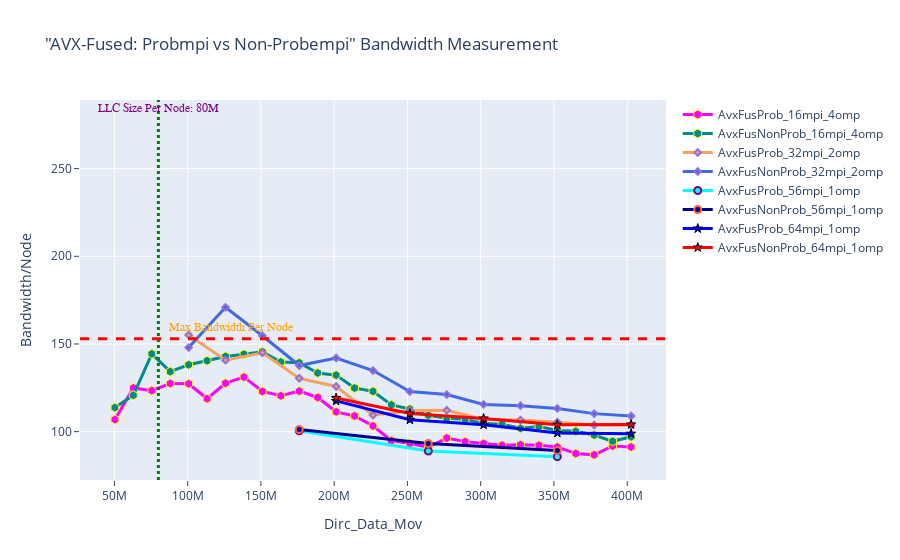

This figure's notebook cell:
### Markdown cell above
## BANDWIDTH - AVX-Fused: Probmpi vs Non-Probempi

### Code cell
fig = go.Figure() 

# 1----
fig.add_trace(go.Scatter(x=(dfAvxFusProb_16mpi_4omp.Dirc_Data_Mov*(dfAvxFusProb_16mpi_4omp.MPI_size/2)), 
                         y=(dfAvxFusProb_16mpi_4omp.BAND*(dfAvxFusProb_16mpi_4omp.MPI_size/2)), 
                         mode='lines+markers', 
                         name='AvxFusProb_16mpi_4omp',
                         line=dict(color='magenta',width=3),
                         marker=dict(symbol='hexagon',size=9, line=dict(color='yellow',width=1))))

fig.add_trace(go.Scatter(x=(dfAvxFusNonProb_16mpi_4omp.Dirc_Data_Mov*(dfAvxFusNonProb_16mpi_4omp.MPI_size/2)), 
                         y=(dfAvxFusNonProb_16mpi_4omp.BAND*(dfAvxFusNonProb_16mpi_4omp.MPI_size/2)), 
                         mode='lines+markers', 
                         name='AvxFusNonProb_16mpi_4omp',
                         line=dict(color='darkcyan',width=3),
                         marker=dict(symbol='hexagon',size=9, line=dict(color='yellow',width=1))))


# 2----
fig.add_trace(go.Scatter(x=(dfAvxFusProb_32mpi_2omp.Dirc_Data_Mov*(dfAvxFusProb_32mpi_2omp.MPI_size/2)), 
                         y=(dfAvxFusProb_32mpi_2omp.BAND*(dfAvxFusProb_32mpi_2omp.MPI_size/2)), 
                         mode='lines+markers', 
                         name='AvxFusProb_32mpi_2omp',
                         line=dict(color='sandybrown',width=3),
                         marker=dict(symbol='diamond',size=5,line=dict(color='MediumPurple',width=2))))

fig.add_trace(go.Scatter(x=(dfAvxFusNonProb_32mpi_2omp.Dirc_Data_Mov*(dfAvxFusNonProb_32mpi_2omp.MPI_size/2)), 
                         y=(dfAvxFusNonProb_32mpi_2omp.BAND*(dfAvxFusNonProb_32mpi_2omp.MPI_size/2)), 
                         mode='lines+markers', 
                         name='AvxFusNonProb_32mpi_2omp',
                         line=dict(color='royalblue',width=3),
                         marker=dict(symbol='diamond',size=5,line=dict(color='MediumPurple',width=2))))

# 3----
fig.add_trace(go.Scatter(x=(dfAvxFusProb_56mpi_1omp.Dirc_Data_Mov*(dfAvxFusProb_56mpi_1omp.MPI_size/2)), 
                         y=(dfAvxFusProb_56mpi_1omp.BAND*(dfAvxFusProb_56mpi_1omp.MPI_size/2)), 
                         mode='lines+markers', 
                         name='AvxFusProb_56mpi_1omp',
                         line=dict(color='cyan',width=3),
                         marker=dict(symbol='circle',size=7,line=dict(color='Purple',width=2))))

fig.add_trace(go.Scatter(x=(dfAvxFusNonProb_56mpi_1omp.Dirc_Data_Mov*(dfAvxFusNonProb_56mpi_1omp.MPI_size/2)), 
                         y=(dfAvxFusNonProb_56mpi_1omp.BAND*(dfAvxFusNonProb_56mpi_1omp.MPI_size/2)), 
                         mode='lines+markers', 
                         name='AvxFusNonProb_56mpi_1omp',
                         line=dict(color='darkblue',width=3),
                         marker=dict(symbol='circle',size=7, line=dict(color='tomato',width=2))))


# 4----
fig.add_trace(go.Scatter(x=(dfAvxFusProb_64mpi_1omp.Dirc_Data_Mov*(dfAvxFusProb_64mpi_1omp.MPI_size/2)), 
                         y=(dfAvxFusProb_64mpi_1omp.BAND*(dfAvxFusProb_64mpi_1omp.MPI_size/2)), 
                         mode='lines+markers', 
                         name='AvxFusProb_64mpi_1omp',
                         line=dict(color='blue',width=3),
                         marker=dict(symbol='star',size=7, line=dict(color='black',width=1))))


fig.add_trace(go.Scatter(x=(dfAvxFusNonProb_64mpi_1omp.Dirc_Data_Mov*(dfAvxFusNonProb_64mpi_1omp.MPI_size/2)), 
                         y=(dfAvxFusNonProb_64mpi_1omp.BAND*(dfAvxFusNonProb_64mpi_1omp.MPI_size/2)), 
                         mode='lines+markers', 
                         name='AvxFusNonProb_64mpi_1omp',
                         line=dict(color='red',width=3),
                         marker=dict(symbol='star',size=7, line=dict(color='black',width=1))))



# Adding vertical and horizontal lines 
fig.add_vline(x=80e6, line_width=3, line_dash="dot", line_color="green")
fig.add_hline(y=153, line_width=3, line_dash="dash", line_color="red")

# Add annotation with arrow
fig.add_annotation(
    x='80e6'
    , y=280
    , text=f'LLC Size Per Node: 80M'
    , yanchor='bottom'
    , showarrow=False
    , arrowhead=1
    , arrowsize=1
    , arrowwidth=2
    , arrowcolor="#636363"
    , ax=-20
    , ay=-30
    , font=dict(size=12, color="purple", family="Sans Serif")
    , align="left"
    ,)

fig.add_annotation(
    x='130e6'
    , y=155
    , text=f'Max Bandwidth Per Node'
    , yanchor='bottom'
    , showarrow=False
    , arrowhead=1
    , arrowsize=1
    , arrowwidth=2
    , arrowcolor="#636363"
    , ax=-20
    , ay=-30
    , font=dict(size=12, color="orange", family="Sans Serif")
    , align="left"
    ,)


fig.update_layout(title='"AVX-Fused: Probmpi vs Non-Probempi" Bandwidth Measurement',
                  xaxis_title='Dirc_Data_Mov', yaxis_title='Bandwidth/Node', 
                  xaxis=dict(ticks="outside"),  
                  yaxis=dict(ticks="outside"))

### Figure 1 — Plotly figure (JSON) as saved in the notebook; plotly's stock layout.template omitted (floating-point values rounded to 4 significant figures)
{"data": [{"line": {"color": "magenta", "width": 3}, "marker": {"line": {"color": "yellow", "width": 1}, "size": 9, "symbol": "hexagon"}, "mode": "lines+markers", "name": "AvxFusProb_16mpi_4omp", "type": "scatter", "x": [50331648, 62914560, 75497472, 88080384, 100663296, 113246208, 125829120, 138412032, 150994944, 163577856, 176160768, 188743680, 201326592, 213909504, 226492416, 239075328, 251658240, 264241152, 276824064, 289406976, 301989888, 314572800, 327155712, 339738624, 352321536, 364904448, 377487360, 390070272, 402653184], "y": [106.9, 124.9, 123.4, 127.5, 127.3, 118.8, 127.6, 131.1, 122.9, 120.4, 123.1, 119.5, 111.3, 108.9, 103.2, 94.85, 93.27, 91.1, 96.36, 94.32, 93.21, 92.27, 92.53, 92.21, 91.23, 87.51, 86.77, 91.84, 91.23]}, {"line": {"color": "darkcyan", "width": 3}, "marker": {"line": {"color": "yellow", "width": 1}, "size": 9, "symbol": "hexagon"}, "mode": "lines+markers", "name": "AvxFusNonProb_16mpi_4omp", "type": "scatter", "x": [50331648, 62914560, 75497472, 88080384, 100663296, 113246208, 125829120, 138412032, 150994944, 163577856, 176160768, 188743680, 201326592, 213909504, 226492416, 239075328, 251658240, 264241152, 276824064, 289406976, 301989888, 314572800, 327155712, 339738624, 352321536, 364904448, 377487360, 390070272, 402653184], "y": [113.7, 120.7, 144.4, 134.2, 138.1, 140.4, 142.9, 144.2, 145.5, 139.7, 139.3, 133.5, 132.2, 124.9, 123.0, 115.3, 112.9, 109.3, 107.6, 107.1, 104.6, 104.2, 101.9, 103.0, 100.7, 100.2, 98.05, 94.49, 97.08]}, {"line": {"color": "sandybrown", "width": 3}, "marker": {"line": {"color": "MediumPurple", "width": 2}, "size": 5, "symbol": "diamond"}, "mode": "lines+markers", "name": "AvxFusProb_32mpi_2omp", "type": "scatter", "x": [100663296, 125829120, 150994944, 176160768, 201326592, 226492416, 251658240, 276824064, 301989888, 327155712, 352321536, 377487360, 402653184], "y": [155.1, 140.7, 145.0, 130.5, 125.8, 109.4, 112.1, 112.2, 106.9, 106.6, 105.3, 103.8, 103.7]}, {"line": {"color": "royalblue", "width": 3}, "marker": {"line": {"color": "MediumPurple", "width": 2}, "size": 5, "symbol": "diamond"}, "mode": "lines+markers", "name": "AvxFusNonProb_32mpi_2omp", "type": "scatter", "x": [100663296, 125829120, 150994944, 176160768, 201326592, 226492416, 251658240, 276824064, 301989888, 327155712, 352321536, 377487360, 402653184], "y": [147.9, 170.9, 154.7, 137.7, 142.0, 134.8, 122.8, 121.1, 115.5, 114.8, 113.3, 110.3, 108.9]}, {"line": {"color": "cyan", "width": 3}, "marker": {"line": {"color": "Purple", "width": 2}, "size": 7, "symbol": "circle"}, "mode": "lines+markers", "name": "AvxFusProb_56mpi_1omp", "type": "scatter", "x": [176160768, 264241152, 352321536], "y": [100.5, 88.92, 85.76]}, {"line": {"color": "darkblue", "width": 3}, "marker": {"line": {"color": "tomato", "width": 2}, "size": 7, "symbol": "circle"}, "mode": "lines+markers", "name": "AvxFusNonProb_56mpi_1omp", "type": "scatter", "x": [176160768, 264241152, 352321536], "y": [101.3, 93.3, 89.21]}, {"line": {"color": "blue", "width": 3}, "marker": {"line": {"color": "black", "width": 1}, "size": 7, "symbol": "star"}, "mode": "lines+markers", "name": "AvxFusProb_64mpi_1omp", "type": "scatter", "x": [201326592, 251658240, 301989888, 352321536, 402653184], "y": [117.5, 106.8, 103.9, 99.28, 98.86]}, {"line": {"color": "red", "width": 3}, "marker": {"line": {"color": "black", "width": 1}, "size": 7, "symbol": "star"}, "mode": "lines+markers", "name": "AvxFusNonProb_64mpi_1omp", "type": "scatter", "x": [201326592, 251658240, 301989888, 352321536, 402653184], "y": [119.2, 110.3, 107.5, 103.9, 104.1]}], "layout": {"annotations": [{"align": "left", "arrowcolor": "#636363", "arrowhead": 1, "arrowsize": 1, "arrowwidth": 2, "ax": -20, "ay": -30, "font": {"color": "purple", "family": "Sans Serif", "size": 12}, "showarrow": false, "text": "LLC Size Per Node: 80M", "x": "80e6", "y": 280, "yanchor": "bottom"}, {"align": "left", "arrowcolor": "#636363", "arrowhead": 1, "arrowsize": 1, "arrowwidth": 2, "ax": -20, "ay": -30, "font": {"color": "orange", "family": "Sans Serif", "size": 12}, "showarrow": false, "text": "Max Bandwidth Per Node", "x": "130e6", "y": 155, "yanchor": "bottom"}], "shapes": [{"line": {"color": "green", "dash": "dot", "width": 3}, "type": "line", "x0": 80000000, "x1": 80000000, "xref": "x", "y0": 0, "y1": 1, "yref": "y domain"}, {"line": {"color": "red", "dash": "dash", "width": 3}, "type": "line", "x0": 0, "x1": 1, "xref": "x domain", "y0": 153, "y1": 153, "yref": "y"}], "title": {"text": "\"AVX-Fused: Probmpi vs Non-Probempi\" Bandwidth Measurement"}, "xaxis": {"ticks": "outside", "title": {"text": "Dirc_Data_Mov"}}, "yaxis": {"ticks": "outside", "title": {"text": "Bandwidth/Node"}}}}
